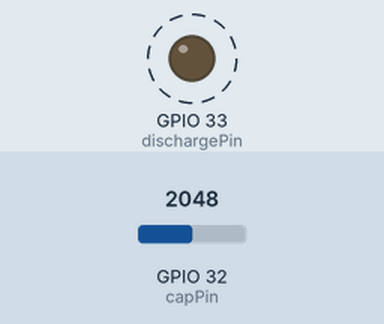
The sketch below on a simulated ESP32. Parts: output pins drawn as LEDs (lit = HIGH). Dashed ring = blinking. The inputs (shaded band) are chosen by the test bench; at power-on: GPIO 32 (capPin) = 2048. What the sketch prints to the serial monitor is not drawn.

Above: at 0.6 s.
Timing chart, 0 to 3.0 s (numbered marks = the images above):
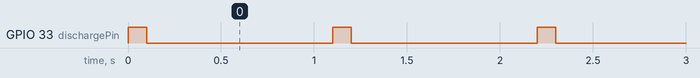

Measured:
- by itself, GPIO 33 (dischargePin): alternates HIGH for 0.10 s and LOW for 1.0 s

The sketch:

capacitor.ino
```cpp
const int capPin = 32;
const int dischargePin = 33;

void setup() {
  Serial.begin(115200);
  pinMode(dischargePin, OUTPUT);
  digitalWrite(dischargePin, LOW);
}

void loop() {
  digitalWrite(dischargePin, HIGH);
  delay(100);
  digitalWrite(dischargePin, LOW);

  int reading = analogRead(capPin);
  float voltage = (reading * 3.3) / 4095;

  Serial.print("Reading: ");
  Serial.print(reading);
  Serial.print(" Voltage: ");
  Serial.println(voltage);

  delay(1000);
}
```
